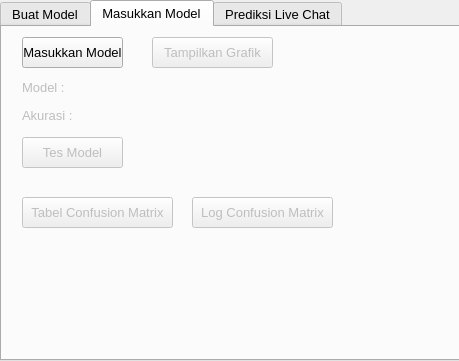
<?xml version="1.0" encoding="UTF-8"?>
<ui version="4.0">
 <class>MainWindow</class>
 <widget class="QMainWindow" name="MainWindow">
  <property name="geometry">
   <rect>
    <x>0</x>
    <y>0</y>
    <width>459</width>
    <height>361</height>
   </rect>
  </property>
  <property name="sizePolicy">
   <sizepolicy hsizetype="Fixed" vsizetype="Fixed">
    <horstretch>0</horstretch>
    <verstretch>0</verstretch>
   </sizepolicy>
  </property>
  <property name="windowTitle">
   <string>DETEKSI EMOSI YOUTUBE LIVE CHAT LSTM</string>
  </property>
  <property name="toolButtonStyle">
   <enum>Qt::ToolButtonIconOnly</enum>
  </property>
  <widget class="QWidget" name="centralwidget">
   <property name="sizePolicy">
    <sizepolicy hsizetype="Fixed" vsizetype="Fixed">
     <horstretch>0</horstretch>
     <verstretch>0</verstretch>
    </sizepolicy>
   </property>
   <widget class="QTabWidget" name="tabWidget">
    <property name="enabled">
     <bool>true</bool>
    </property>
    <property name="geometry">
     <rect>
      <x>0</x>
      <y>0</y>
      <width>461</width>
      <height>361</height>
     </rect>
    </property>
    <property name="font">
     <font>
      <pointsize>10</pointsize>
     </font>
    </property>
    <property name="mouseTracking">
     <bool>false</bool>
    </property>
    <property name="currentIndex">
     <number>1</number>
    </property>
    <widget class="QWidget" name="tab_1">
     <property name="enabled">
      <bool>true</bool>
     </property>
     <property name="mouseTracking">
      <bool>true</bool>
     </property>
     <attribute name="title">
      <string>Buat Model</string>
     </attribute>
     <widget class="QPushButton" name="pushButton">
      <property name="geometry">
       <rect>
        <x>10</x>
        <y>30</y>
        <width>121</width>
        <height>31</height>
       </rect>
      </property>
      <property name="text">
       <string>Cari Dataset (*.csv)</string>
      </property>
     </widget>
     <widget class="QLabel" name="label">
      <property name="geometry">
       <rect>
        <x>10</x>
        <y>10</y>
        <width>111</width>
        <height>16</height>
       </rect>
      </property>
      <property name="text">
       <string>Masukkan Dataset</string>
      </property>
     </widget>
     <widget class="QLabel" name="label_2">
      <property name="enabled">
       <bool>false</bool>
      </property>
      <property name="geometry">
       <rect>
        <x>10</x>
        <y>70</y>
        <width>431</width>
        <height>21</height>
       </rect>
      </property>
      <property name="text">
       <string>Nama Dataset :</string>
      </property>
     </widget>
     <widget class="QPushButton" name="pushButton_2">
      <property name="enabled">
       <bool>false</bool>
      </property>
      <property name="geometry">
       <rect>
        <x>10</x>
        <y>270</y>
        <width>91</width>
        <height>31</height>
       </rect>
      </property>
      <property name="text">
       <string>Buat Model</string>
      </property>
     </widget>
     <widget class="QLabel" name="label_4">
      <property name="enabled">
       <bool>false</bool>
      </property>
      <property name="geometry">
       <rect>
        <x>10</x>
        <y>100</y>
        <width>431</width>
        <height>21</height>
       </rect>
      </property>
      <property name="text">
       <string>Jumlah Dataset : </string>
      </property>
     </widget>
     <widget class="QPushButton" name="pushButton_5">
      <property name="enabled">
       <bool>false</bool>
      </property>
      <property name="geometry">
       <rect>
        <x>140</x>
        <y>270</y>
        <width>111</width>
        <height>31</height>
       </rect>
      </property>
      <property name="text">
       <string>Tampilkan grafik</string>
      </property>
     </widget>
     <widget class="QLabel" name="label_10">
      <property name="enabled">
       <bool>false</bool>
      </property>
      <property name="geometry">
       <rect>
        <x>10</x>
        <y>130</y>
        <width>81</width>
        <height>21</height>
       </rect>
      </property>
      <property name="text">
       <string>Jumlah Fitur:</string>
      </property>
     </widget>
     <widget class="QLineEdit" name="lineEdit_2">
      <property name="enabled">
       <bool>false</bool>
      </property>
      <property name="geometry">
       <rect>
        <x>10</x>
        <y>160</y>
        <width>81</width>
        <height>20</height>
       </rect>
      </property>
     </widget>
     <widget class="QLabel" name="label_11">
      <property name="enabled">
       <bool>false</bool>
      </property>
      <property name="geometry">
       <rect>
        <x>140</x>
        <y>130</y>
        <width>111</width>
        <height>21</height>
       </rect>
      </property>
      <property name="text">
       <string>Embedding Layer:</string>
      </property>
     </widget>
     <widget class="QLineEdit" name="lineEdit_3">
      <property name="enabled">
       <bool>false</bool>
      </property>
      <property name="geometry">
       <rect>
        <x>140</x>
        <y>160</y>
        <width>111</width>
        <height>21</height>
       </rect>
      </property>
     </widget>
     <widget class="QLabel" name="label_12">
      <property name="enabled">
       <bool>false</bool>
      </property>
      <property name="geometry">
       <rect>
        <x>290</x>
        <y>130</y>
        <width>81</width>
        <height>21</height>
       </rect>
      </property>
      <property name="text">
       <string>LSTM Layer:</string>
      </property>
     </widget>
     <widget class="QLineEdit" name="lineEdit_4">
      <property name="enabled">
       <bool>false</bool>
      </property>
      <property name="geometry">
       <rect>
        <x>290</x>
        <y>160</y>
        <width>101</width>
        <height>20</height>
       </rect>
      </property>
     </widget>
     <widget class="QLabel" name="label_13">
      <property name="enabled">
       <bool>false</bool>
      </property>
      <property name="geometry">
       <rect>
        <x>10</x>
        <y>190</y>
        <width>47</width>
        <height>13</height>
       </rect>
      </property>
      <property name="text">
       <string>Epoch : </string>
      </property>
     </widget>
     <widget class="QLineEdit" name="lineEdit_5">
      <property name="enabled">
       <bool>false</bool>
      </property>
      <property name="geometry">
       <rect>
        <x>10</x>
        <y>210</y>
        <width>81</width>
        <height>20</height>
       </rect>
      </property>
     </widget>
     <widget class="QProgressBar" name="progressBar">
      <property name="enabled">
       <bool>false</bool>
      </property>
      <property name="geometry">
       <rect>
        <x>10</x>
        <y>240</y>
        <width>441</width>
        <height>23</height>
       </rect>
      </property>
      <property name="value">
       <number>0</number>
      </property>
      <property name="textVisible">
       <bool>true</bool>
      </property>
     </widget>
     <widget class="QLabel" name="label_14">
      <property name="enabled">
       <bool>false</bool>
      </property>
      <property name="geometry">
       <rect>
        <x>140</x>
        <y>190</y>
        <width>47</width>
        <height>13</height>
       </rect>
      </property>
      <property name="text">
       <string>Batch :</string>
      </property>
     </widget>
     <widget class="QLineEdit" name="lineEdit_6">
      <property name="enabled">
       <bool>false</bool>
      </property>
      <property name="geometry">
       <rect>
        <x>140</x>
        <y>210</y>
        <width>81</width>
        <height>20</height>
       </rect>
      </property>
     </widget>
    </widget>
    <widget class="QWidget" name="tab_2">
     <attribute name="title">
      <string>Masukkan Model</string>
     </attribute>
     <widget class="QLabel" name="label_3">
      <property name="enabled">
       <bool>false</bool>
      </property>
      <property name="geometry">
       <rect>
        <x>20</x>
        <y>50</y>
        <width>431</width>
        <height>21</height>
       </rect>
      </property>
      <property name="text">
       <string>Model :</string>
      </property>
     </widget>
     <widget class="QPushButton" name="pushButton_3">
      <property name="geometry">
       <rect>
        <x>20</x>
        <y>10</y>
        <width>101</width>
        <height>31</height>
       </rect>
      </property>
      <property name="text">
       <string>Masukkan Model</string>
      </property>
     </widget>
     <widget class="QPushButton" name="pushButton_6">
      <property name="enabled">
       <bool>false</bool>
      </property>
      <property name="geometry">
       <rect>
        <x>20</x>
        <y>170</y>
        <width>151</width>
        <height>31</height>
       </rect>
      </property>
      <property name="text">
       <string>Tabel Confusion Matrix</string>
      </property>
     </widget>
     <widget class="QLabel" name="label_5">
      <property name="enabled">
       <bool>false</bool>
      </property>
      <property name="geometry">
       <rect>
        <x>20</x>
        <y>80</y>
        <width>431</width>
        <height>16</height>
       </rect>
      </property>
      <property name="text">
       <string>Akurasi : </string>
      </property>
     </widget>
     <widget class="QPushButton" name="pushButton_7">
      <property name="enabled">
       <bool>false</bool>
      </property>
      <property name="geometry">
       <rect>
        <x>150</x>
        <y>10</y>
        <width>121</width>
        <height>31</height>
       </rect>
      </property>
      <property name="text">
       <string>Tampilkan Grafik</string>
      </property>
     </widget>
     <widget class="QPushButton" name="pushButton_8">
      <property name="enabled">
       <bool>false</bool>
      </property>
      <property name="geometry">
       <rect>
        <x>20</x>
        <y>110</y>
        <width>101</width>
        <height>31</height>
       </rect>
      </property>
      <property name="text">
       <string>Tes Model</string>
      </property>
     </widget>
     <widget class="QPushButton" name="pushButton_4">
      <property name="enabled">
       <bool>false</bool>
      </property>
      <property name="geometry">
       <rect>
        <x>190</x>
        <y>170</y>
        <width>141</width>
        <height>31</height>
       </rect>
      </property>
      <property name="text">
       <string>Log Confusion Matrix</string>
      </property>
     </widget>
    </widget>
    <widget class="QWidget" name="tab_3">
     <property name="enabled">
      <bool>false</bool>
     </property>
     <attribute name="title">
      <string>Prediksi Live Chat</string>
     </attribute>
     <widget class="QLabel" name="label_9">
      <property name="geometry">
       <rect>
        <x>20</x>
        <y>10</y>
        <width>161</width>
        <height>16</height>
       </rect>
      </property>
      <property name="text">
       <string>URL Youtube Live Stream :</string>
      </property>
     </widget>
     <widget class="QPushButton" name="pushButton_9">
      <property name="geometry">
       <rect>
        <x>20</x>
        <y>70</y>
        <width>75</width>
        <height>23</height>
       </rect>
      </property>
      <property name="text">
       <string>Prediksi</string>
      </property>
     </widget>
     <widget class="QLineEdit" name="lineEdit">
      <property name="geometry">
       <rect>
        <x>20</x>
        <y>40</y>
        <width>421</width>
        <height>20</height>
       </rect>
      </property>
     </widget>
    </widget>
   </widget>
  </widget>
 </widget>
 <resources/>
 <connections/>
</ui>
